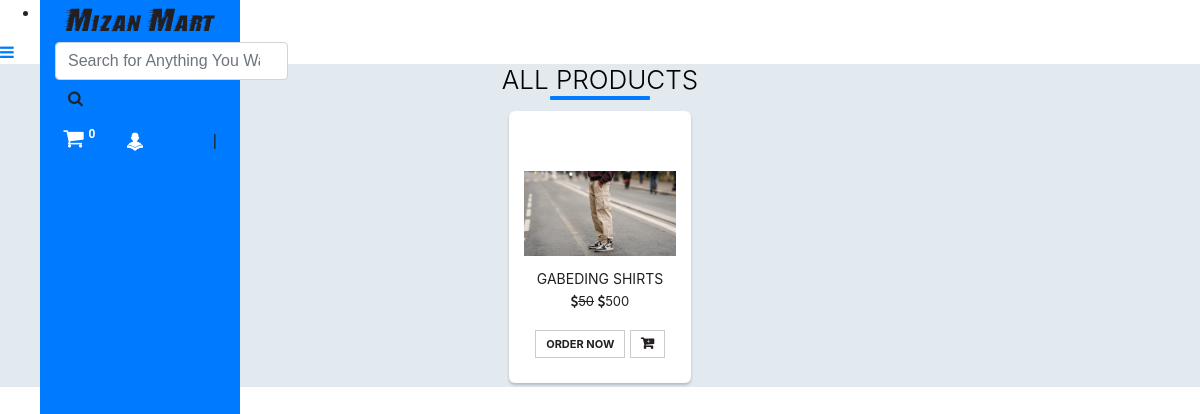
Screenshot of /search/ (signed in) with the database file from the repository.
### main/models.py (models this page shows, shortened)
class UserDetail(models.Model):
	SEX_CHOICES = (("Male",'Male'),("Female",'Female'),("Other",'Other'))
	STATE_CHOICES = (
		("Rangpur",'Rangpur'),
		("Rajshahi",'Rajshahi'),
		("Mymensingh",'Mymensingh'),
		("Sylhet",'Sylhet'),
		("Dhaka",'Dhaka'),
		("Khulna",'Khulna'),
		("Barishal",'Barishal'),
		("Chitagong",'Chitagong'),
		)
	user = models.OneToOneField(User, on_delete=models.CASCADE,primary_key=True)
	dob = models.DateField(null = True)
	photo = models.ImageField(default='default.png',upload_to='user_photos')
	mobile = models.CharField(max_length=10,null=True)
	alternate_mobile = models.CharField(max_length=10,null=True,blank=True)
	address = models.TextField()
	pincode = models.CharField(max_length=6, null=True)
	landmark = models.CharField(max_length=500, null=True, blank=True)
	locality = models.CharField(max_length=100, null=True, blank=True)
	city = models.CharField(max_length=100, null=True, blank=True)
	state = models.CharField(max_length=50,choices=STATE_CHOICES, null=True)
	sex = models.CharField(max_length=6,choices=SEX_CHOICES, null=True)

### saler/models.py (models this page shows, shortened)
class Product(models.Model):
	GST_CHOICES = (("0",'0'),("3",'3'),("5",'5'),("12",'12'),("18",'18'),("28",'28'))
	product_id = models.BigAutoField(primary_key=True)
	product_id2 = models.CharField(max_length=100,default='')
	shop = models.ForeignKey(User, on_delete=models.CASCADE,default='')
	product_name = models.CharField(max_length=100)
	category = models.ForeignKey(category, default="", verbose_name="Category", on_delete=models.SET_DEFAULT, null=True)
	subcategory = models.CharField(max_length=50, default="")
	price = models.IntegerField(default=0)
	price_not = models.IntegerField(default=999)
	desc = models.TextField()
	gst = models.CharField(default='0',max_length=3,choices=GST_CHOICES)
	pub_date = models.DateField(auto_now=True)
	image1 = models.ImageField(upload_to='products/images', default="",null=True)
	image2 = models.ImageField(upload_to='products/images', default="",null=True,blank=True)
	image3 = models.ImageField(upload_to='products/images', default="",null=True,blank=True)
	image4 = models.ImageField(upload_to='products/images', default="",null=True,blank=True)
	image5 = models.ImageField(upload_to='products/images', default="",null=True,blank=True)

### main/views.py (the view)
# urls.py: path('search/', views.search, name="search"),
def search(request):
	query = request.GET.get('query', '')
	prods = []
	for prod in [i for i in Product.objects.all() ]:
		if query.lower() in prod.product_name.lower() or query.lower() in prod.desc.lower() or query.lower() in prod.subcategory.lower():
			prods.append([prod,[item for item in ProductSize.objects.filter(product=prod)]])
	params = {
		'product':prods,
		'cart_element_no' : len([p for p in Cart.objects.all() if p.user == request.user]),
		'category':category.objects.all(),
		}
	return render(request, 'main/view_all.html', params)

### main/templatetags/app_tags.py (called while the page is built)
@register.filter(name='split')
def split(str, key):
    return str.split(key)

### saler/models.py (called while the page is built)
	def __str__(self):
		return f'{self.name}'

### main/templates/main/view_all.html (shortened to what this page needs)
{% extends 'main/base.html' %}
{% load static %}
{% block main_body %}
<div class="container-fluid" style="background-color: #e2eaef;">
		<h2>All <b>{{catg}}</b> Products</h2>
		<div class="row pt-1" style="justify-content: center;">
			{% for i in product reversed %}
			<div class="p-1 prod1212">
				<a href="{% url 'home' %}product/{{i.0.product_id}}" style="text-decoration: none; color: #231f20">
				<div class="thumb-wrapper">
					<div class="img-box">
						<img src="{{i.0.image1.url}}" class="img-responsive img-fluid" alt="">
					</div>
					<div class="thumb-content">
						<small>{{i.0.product_name}}</small>
						<p class="item-price"><strike><i class="fa fa-dollar"
														aria-hidden="true"></i>{{i.0.price_not}}</strike> <span><i class="fa fa-dollar"
												aria-hidden="true"></i>{{i.0.price}}</span></p>
						<div>
							{% if i.1 %}
							<a p_id="{{i.0.product_id}}" class="btn btn-primary oprbtn" id="ord{{i.0.product_id}}">Order Now</a>
							<a p_id="{{i.0.product_id}}" class="btn btn-primary oprbtn"  style="padding: 5px 10px 5px 5px;" id="atc{{i.0.product_id}}"><i class="fa fa-cart-plus" aria-hidden="true"></i></a>
										{% endif %}
						</div>
					</div>
				</div>
				</a>
			</div>
			{% endfor %}
		</div>
</div>
{% endblock main_body %}

### main/templates/main/base.html (shortened to what this page needs)
<!DOCTYPE html>
<html>
<head>
	{% load static %}
	{% load app_tags %}
	<link href="{% static 'main/css/bootstrap.min.css' %}" rel="stylesheet" type="text/css" media="all" />
	<link href="{% static 'main/css/style.css' %}" rel="stylesheet" type="text/css" media="all" />
	<link href="{% static 'saler/font-awesome/css/font-awesome.min.css' %}" rel="stylesheet">
</head>
<body>
	<nav class="main_nav bg-primary" id="main_nav">
		<div class="container">
			<div class="nav_links">
				<a href="{% url 'home' %}" class="logo">Mizan Mart</i></a>
				<form class="form-inline my-2 my-lg-0 serch" action="/search">
					<input class="form-control mr-sm-2" type="search" placeholder="Search for Anything You Want"
						aria-label="Search" name="query">
					<button class="btn" type="submit" style="margin: 0;"><i class="fa fa-search"
							aria-hidden="true"></i></button>
				</form>
			</div>
			<div class="user_links pt-1">
				<a href="{% url 'main_cart' %}" style="font-size: 22px; color: #fff; margin-right: 20px;"><i
						class="fa fa-shopping-cart" aria-hidden="true"></i><sup><span class="badge"
							id="cart_no">{{cart_element_no}}</span></sup></a>
				{% if request.user.is_authenticated %}
				<a href="##" data-container="body" data-toggle="popover" data-placement="bottom" data-trigger="focus"
					data-html="true"
					data-content="<a href='{% url 'myorders' %}'>My Order</a><br><a href='{% url 'account_settings' %}'>Account Settings</a>"><img
					src="{{request.user.userdetail.photo.url}}"
						style="height: 20px; width: 20px; border-radius: 10px; margin-right: 3px;">{{request.user.first_name}}</a>&nbsp;|
				<a href="{% url 'logout' %}">Logout</a>
				{% else %}
				<a href="{% url 'login' %}">Login</a>&nbsp;|
				<a href="{% url 'signup' %}">Register</a>&nbsp;|
				<a href="{% url 'seller_signup' %}">Seller</a>
				{% endif %}
			</div>
		</div>
	</nav>
	<header id="navheader">
		<div style="overflow-y: scroll; height: 90%;">
			<ul>
				{% for cat in category %}
				<li>
					<a href="#list{{forloop.counter}}" data-toggle="collapse" aria-expanded="false" class="dropdown-toggle">{{cat.name}}</a>
				</li>
				{% endfor %}
			</ul>
		</div>
	</header>
	<a class="menu_bar"><i class="fa fa-bars" aria-hidden="true"></i></a>
	<main class="" id="menu_close">
		{% block main_body %}
		{% endblock main_body %}
	</main>
</body>
</html>

### saler/static/saler/css/style.css (style rules this page uses)
.logo { font-size: 28px; font-family: stormextrabold; color: #231f20; }
nav { width:200px; height: 100%; position: fixed; left: 40px; background-color: #037bff; transition: ; animation-name: nav_animation; animation-duration: .3s; font-family: "Comic Sans MS", cursive, sans-serif; text-align: center; }

### main/templates/main/view_all.html (style rules this page uses)
.prod1212 .thumb-wrapper { padding: 25px 15px; background: #fff; border-radius: 6px; text-align: center; position: relative; box-shadow: 0 2px 3px rgba(0,0,0,0.2); }
.prod1212 .img-box { height: 120px; margin-bottom: 10px; width: 100%; position: relative; }
.prod1212 img { max-width: 100%; max-height: 100%; display: inline-block; position: absolute; bottom: 0; margin: 0 auto; left: 0; right: 0; }
.prod1212 .thumb-content .btn { color: #231f20; border-radius: 0; font-size: 11px; text-transform: uppercase; font-weight: bold; background: none; border: 1px solid #ccc; padding: 5px 10px; line-height: 16px; }
.prod1212 .thumb-content .btn i { font-size: 14px; font-weight: bold; margin-left: 5px; }
h2 { color: #000; font-size: 26px; font-weight: 300; text-align: center; text-transform: uppercase; position: relative; }
h2::after { content: ""; width: 100px; position: absolute; margin: 0 auto; height: 4px; border-radius: 1px; background:#037bff; left: 0; right: 0; bottom: -5px; }
.item-price { font-size: 13px; padding: 2px 0; }
.prod1212 { width: 190px; }

### rows the page displays
Product: image1 (picture), product_name "GABEDING SHIRTS", price_not "50", price "500"

### other values shown
{{ cart_element_no }} "0"
